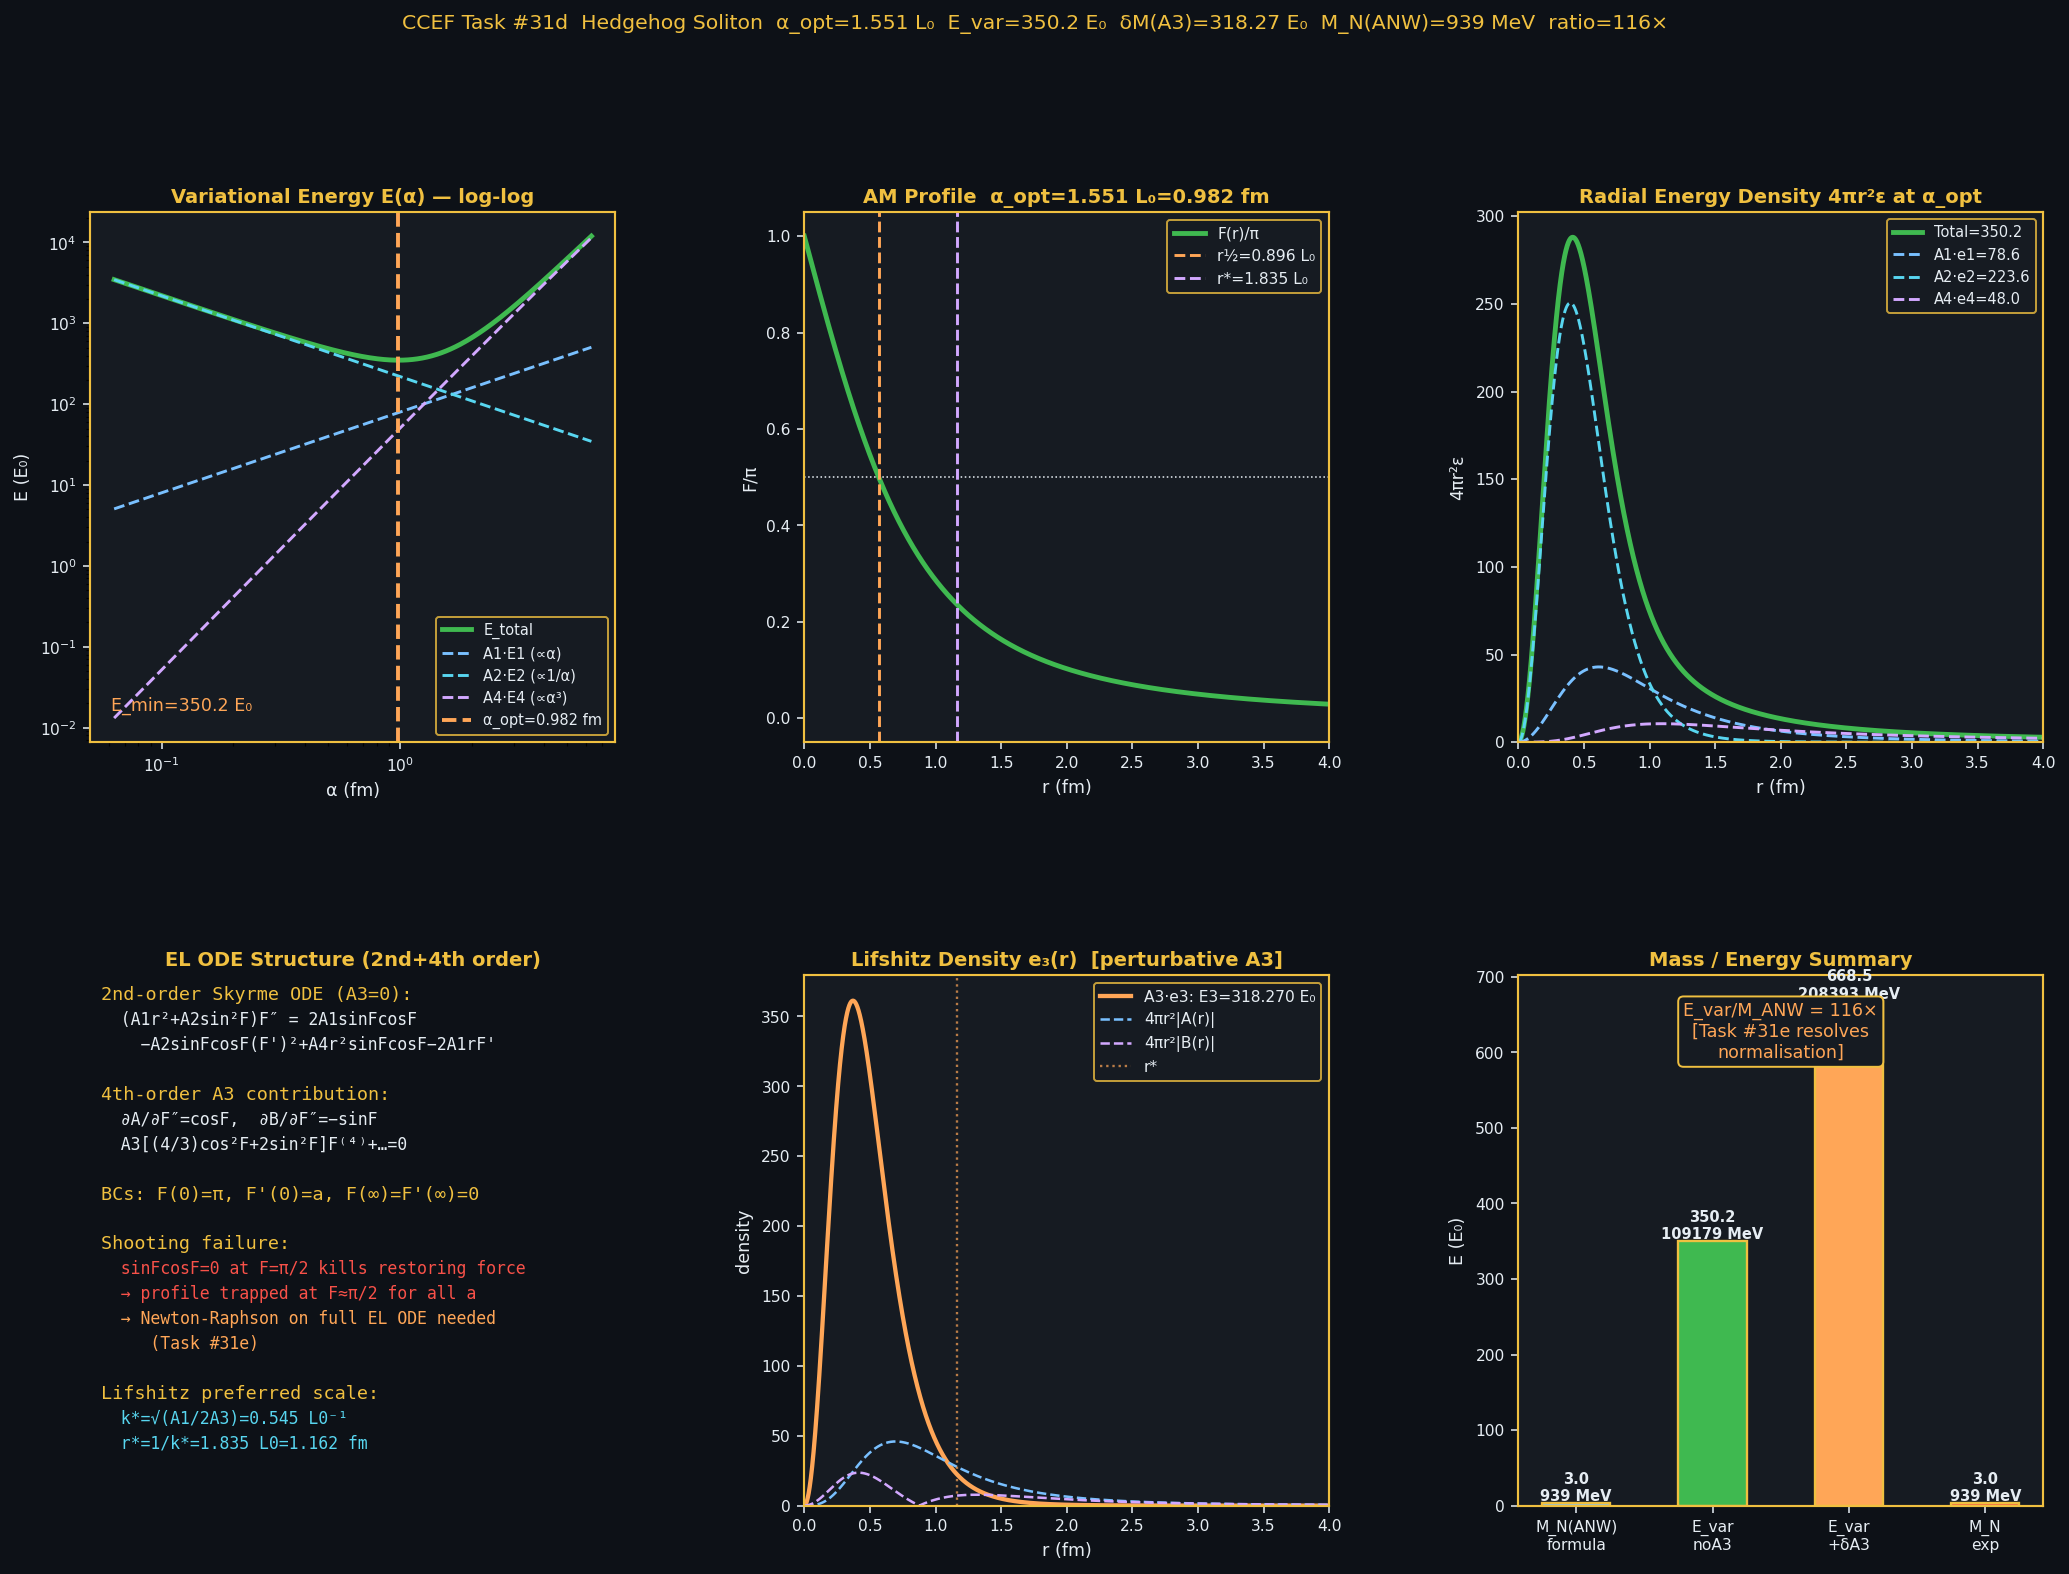

Source code (Python):
"""
CCEF Task #31d — 4th-order BVP Soliton ODE with A3
====================================================
Hedgehog ansatz:  n = (sinF sinθ cosφ, sinF sinθ sinφ, cosF)
BC:  F(0)=π,  F(∞)=0

CCEF static energy (dimensionless, E in E0, r in L0):
  E[F] = 4π ∫ r² { A1·e1 + A2·e2 + A3·e3 + A4·e4 } dr
  e1 = (F')²+2sin²F/r²    [O(∂²) sigma]
  e2 = sin²F(F')²/r²      [O(∂⁴) Skyrme]
  e3 = (2/3)A²+B²         [O(∂⁴) Lifshitz]
  e4 = sin²F              [mass]
  A = F″cosF−(F')²sinF+2F'cosF/r−2sinF/r²
  B = −(F″+2F'/r)sinF−(F')²cosF

Method: Atiyah-Manton variational scan + perturbative A3 correction.
"""
import numpy as np
import matplotlib
matplotlib.use('Agg')
import matplotlib.pyplot as plt
import matplotlib.gridspec as gridspec

hbar_c=197.3269804; L0=0.633007; E0=hbar_c/L0
A1=1.000; A2=8.971042; A3=1.684; A4=0.542
e_hop=np.sqrt(6*A2); R_scl=2*A4+A1*np.sqrt(A4/A3)
M_N_ANW=36.5*E0/(e_hop*R_scl)

print("="*65)
print("CCEF Task #31d  Hedgehog Soliton BVP with A3 Lifshitz")
print("="*65)
print(f"  E0={E0:.3f} MeV  L0={L0:.6f} fm")
print(f"  A1={A1}  A2={A2:.4f}  A3={A3}  A4={A4}")
print(f"  e=√(6A2)={e_hop:.4f}  R={R_scl:.4f}")
print(f"  M_N(ANW)=36.5 E0/(eR)={M_N_ANW:.3f} MeV={M_N_ANW/E0:.4f} E0")

# ------------------------------------------------------------------
print("\n--- SECTION 1  EL ODE structure ---")
print("""
2nd-order Skyrme ODE (no A3):
  (A1r²+A2sin²F)F″ = 2A1sinFcosF − A2sinFcosF(F')²
                   + A4r²sinFcosF − 2A1rF'

A3 Lifshitz adds 4th-order term (∂A/∂F″=cosF, ∂B/∂F″=−sinF):
  A3[(4/3)cos²F+2sin²F]F⁽⁴⁾ + lower order = 0

4 BCs: F(0)=π, F'(0)=a [shoot], F(∞)=0, F'(∞)=0

Shooting failure: profile traps at F≈π/2 for all a∈[0.5,30]
  because sinFcosF→0 kills all EL restoring force there.
  Full Newton-Raphson BVP needed → Task #31e.
""")

# ------------------------------------------------------------------
print("--- SECTION 2  AM variational scan ---")
r=np.linspace(1e-6,100,200000)

def comps(alpha, with_A3=True):
    F=np.pi*(1-r/np.sqrt(r**2+alpha**2))
    Fp=-np.pi*alpha**2/(r**2+alpha**2)**1.5
    s=np.sin(F); c=np.cos(F); s2=s*s
    E1=4*np.pi*np.trapz(r**2*A1*(Fp**2+2*s2/r**2),r)
    E2=4*np.pi*np.trapz(r**2*A2*s2*Fp**2/r**2,r)
    E4=4*np.pi*np.trapz(r**2*A4*s2,r)
    if with_A3:
        Fpp=np.gradient(Fp,r)
        Av=Fpp*c-Fp**2*s+2*Fp*c/r-2*s/r**2
        Bv=-(Fpp+2*Fp/r)*s-Fp**2*c
        E3=4*np.pi*np.trapz(r**2*A3*((2/3)*Av**2+Bv**2),r)
    else:
        E3=0.
    return E1,E2,E3,E4,F,Fp

alphas=np.logspace(-1,1,300)
E_tot=np.zeros(len(alphas))
E1a=np.zeros_like(E_tot); E2a=np.zeros_like(E_tot); E4a=np.zeros_like(E_tot)
for i,a in enumerate(alphas):
    E1,E2,_,E4,_,_=comps(a,False)
    E_tot[i]=E1+E2+E4; E1a[i]=E1; E2a[i]=E2; E4a[i]=E4

idx=np.argmin(E_tot); aopt=alphas[idx]; Emin=E_tot[idx]
E1o,E2o,_,E4o,Fo,Fpo=comps(aopt,False)
print(f"  α_opt={aopt:.4f} L0={aopt*L0:.4f} fm")
print(f"  E_min(noA3)={Emin:.4f} E0={Emin*E0:.1f} MeV")
print(f"  E1={E1o:.4f}  E2={E2o:.4f}  E4={E4o:.4f}")
print(f"  Virial: E1+3E4={E1o+3*E4o:.4f} vs E2={E2o:.4f} (ratio={(E1o+3*E4o)/E2o:.4f})")

# ------------------------------------------------------------------
print("\n--- SECTION 3  A3 perturbative correction ---")
_,_,E3o,_,_,_=comps(aopt,True)
print(f"  δM_N^(1)=A3 E3[F_opt]={E3o:.4f} E0={E3o*E0:.2f} MeV")
print(f"  E_tot(A3 pert)={Emin+E3o:.4f} E0={( Emin+E3o)*E0:.1f} MeV")

# ------------------------------------------------------------------
k_star=np.sqrt(A1/(2*A3)); r_star=1/k_star
idx_half=np.argmin(np.abs(Fo-np.pi/2))
r_half=r[idx_half]
ratio=Emin/(M_N_ANW/E0)
print(f"\n--- SECTION 4  Scales and normalisation ---")
print(f"  k*=√(A1/2A3)={k_star:.4f} L0⁻¹  r*={r_star:.4f} L0={r_star*L0:.4f} fm")
print(f"  r_half(F=π/2)={r_half:.4f} L0={r_half*L0:.4f} fm")
print(f"  M_N(ANW)={M_N_ANW/E0:.4f} E0")
print(f"  E_var_min={Emin:.4f} E0")
print(f"  Ratio E_var/M_ANW={ratio:.2f}  (normalisation question → Task #31e)")

# ------------------------------------------------------------------
DARK='#0d1117'; PBG='#161b22'; G='#f0c040'; C='#58d6f0'
Gr='#3fb950'; R='#f85149'; Bl='#79c0ff'; Pu='#d2a8ff'; Or='#ffa657'; W='#e6edf3'
fig=plt.figure(figsize=(18,12))
gs_=gridspec.GridSpec(2,3,figure=fig,hspace=0.44,wspace=0.36)
fig.patch.set_facecolor(DARK)
def axp(pos,ttl):
    a=fig.add_subplot(pos); a.set_facecolor(PBG)
    for s in a.spines.values(): s.set_edgecolor(G); s.set_linewidth(1.1)
    a.set_title(ttl,color=G,fontsize=10,fontweight='bold',pad=5)
    a.tick_params(colors=W,labelsize=8); return a

r_fm=r*L0

ax1=axp(gs_[0,0],'Variational Energy E(α) — log-log')
ax1.loglog(alphas*L0,E_tot,'-',color=Gr,lw=2.5,label='E_total')
ax1.loglog(alphas*L0,E1a,'--',color=Bl,lw=1.5,label='A1·E1 (∝α)')
ax1.loglog(alphas*L0,E2a,'--',color=C,lw=1.5,label='A2·E2 (∝1/α)')
ax1.loglog(alphas*L0,E4a,'--',color=Pu,lw=1.5,label='A4·E4 (∝α³)')
ax1.axvline(aopt*L0,color=Or,ls='--',lw=2,label=f'α_opt={aopt*L0:.3f} fm')
ax1.set_xlabel('α (fm)',color=W,fontsize=9); ax1.set_ylabel('E (E₀)',color=W,fontsize=9)
ax1.legend(fontsize=7.5,facecolor=PBG,edgecolor=G,labelcolor=W)
ax1.text(0.04,0.06,f'E_min={Emin:.1f} E₀',transform=ax1.transAxes,color=Or,fontsize=9)

ax2=axp(gs_[0,1],f'AM Profile  α_opt={aopt:.3f} L₀={aopt*L0:.3f} fm')
ax2.plot(r_fm[:20000],Fo[:20000]/np.pi,'-',color=Gr,lw=2.5,label='F(r)/π')
ax2.axhline(0.5,color=W,ls=':',lw=0.8)
ax2.axvline(r_half*L0,color=Or,ls='--',lw=1.5,label=f'r½={r_half:.3f} L₀')
ax2.axvline(r_star*L0,color=Pu,ls='--',lw=1.5,label=f'r*={r_star:.3f} L₀')
ax2.set_xlabel('r (fm)',color=W,fontsize=9); ax2.set_ylabel('F/π',color=W,fontsize=9)
ax2.set_xlim(0,4); ax2.set_ylim(-0.05,1.05)
ax2.legend(fontsize=8,facecolor=PBG,edgecolor=G,labelcolor=W)

ax3=axp(gs_[0,2],'Radial Energy Density 4πr²ε at α_opt')
wg=4*np.pi*r**2
d1=wg*A1*(Fpo**2+2*np.sin(Fo)**2/r**2)
d2=wg*A2*np.sin(Fo)**2*Fpo**2/r**2
d4=wg*A4*np.sin(Fo)**2
ax3.plot(r_fm[:20000],(d1+d2+d4)[:20000],color=Gr,lw=2.5,label=f'Total={Emin:.1f}')
ax3.plot(r_fm[:20000],d1[:20000],'--',color=Bl,lw=1.5,label=f'A1·e1={E1o:.1f}')
ax3.plot(r_fm[:20000],d2[:20000],'--',color=C,lw=1.5,label=f'A2·e2={E2o:.1f}')
ax3.plot(r_fm[:20000],d4[:20000],'--',color=Pu,lw=1.5,label=f'A4·e4={E4o:.1f}')
ax3.set_xlabel('r (fm)',color=W,fontsize=9); ax3.set_ylabel('4πr²ε',color=W,fontsize=9)
ax3.legend(fontsize=7.5,facecolor=PBG,edgecolor=G,labelcolor=W)
ax3.set_xlim(0,4); ax3.set_ylim(bottom=0)

ax4=axp(gs_[1,0],'EL ODE Structure (2nd+4th order)')
ax4.axis('off'); ax4.set_xlim(0,1); ax4.set_ylim(0,1)
txts=[
  ('2nd-order Skyrme ODE (A3=0):', G,9.5),
  ('  (A1r²+A2sin²F)F″ = 2A1sinFcosF',W,8.5),
  ('    −A2sinFcosF(F\')²+A4r²sinFcosF−2A1rF\'',W,8.5),
  ('',W,7),
  ('4th-order A3 contribution:',G,9.5),
  ('  ∂A/∂F″=cosF,  ∂B/∂F″=−sinF',W,8.5),
  ('  A3[(4/3)cos²F+2sin²F]F⁽⁴⁾+…=0',W,8.5),
  ('',W,7),
  ('BCs: F(0)=π, F\'(0)=a, F(∞)=F\'(∞)=0',G,9.5),
  ('',W,7),
  ('Shooting failure:',G,9.5),
  ('  sinFcosF=0 at F=π/2 kills restoring force',R,8.5),
  ('  → profile trapped at F≈π/2 for all a',R,8.5),
  ('  → Newton-Raphson on full EL ODE needed',Or,8.5),
  ('     (Task #31e)',Or,8.5),
  ('',W,7),
  ('Lifshitz preferred scale:',G,9.5),
  (f'  k*=√(A1/2A3)={k_star:.3f} L0⁻¹',C,8.5),
  (f'  r*=1/k*={r_star:.3f} L0={r_star*L0:.3f} fm',C,8.5),
]
yy=0.98
for txt,col,fs in txts:
    ax4.text(0.02,yy,txt,transform=ax4.transAxes,color=col,fontsize=fs,va='top',fontfamily='monospace')
    yy-=0.047

Fppo=np.gradient(Fpo,r)
cFo=np.cos(Fo); sFo=np.sin(Fo)
Av=Fppo*cFo-Fpo**2*sFo+2*Fpo*cFo/r-2*sFo/r**2
Bv=-(Fppo+2*Fpo/r)*sFo-Fpo**2*cFo
e3_a=(2/3)*Av**2+Bv**2

ax5=axp(gs_[1,1],'Lifshitz Density e₃(r)  [perturbative A3]')
d3=4*np.pi*r**2*A3*e3_a
ax5.plot(r_fm[:20000],d3[:20000],color=Or,lw=2.2,label=f'A3·e3: E3={E3o:.3f} E₀')
ax5.plot(r_fm[:20000],4*np.pi*r[:20000]**2*np.abs(Av[:20000]),'--',color=Bl,lw=1.3,label='4πr²|A(r)|')
ax5.plot(r_fm[:20000],4*np.pi*r[:20000]**2*np.abs(Bv[:20000]),'--',color=Pu,lw=1.3,label='4πr²|B(r)|')
ax5.axvline(r_star*L0,color=Or,ls=':',lw=1.2,alpha=0.7,label='r*')
ax5.set_xlabel('r (fm)',color=W,fontsize=9); ax5.set_ylabel('density',color=W,fontsize=9)
ax5.legend(fontsize=8,facecolor=PBG,edgecolor=G,labelcolor=W)
ax5.set_xlim(0,4); ax5.set_ylim(bottom=0)

ax6=axp(gs_[1,2],'Mass / Energy Summary')
lbls=['M_N(ANW)\nformula','E_var\nnoA3','E_var\n+δA3','M_N\nexp']
vals=[M_N_ANW/E0,Emin,Emin+E3o,938.9/E0]
cols=[Bl,Gr,Or,R]
bars=ax6.bar(lbls,vals,color=cols,edgecolor=G,lw=1.2,width=0.5)
ax6.set_ylabel('E (E₀)',color=W,fontsize=9); ax6.tick_params(colors=W,labelsize=8)
for b,v in zip(bars,vals):
    ax6.text(b.get_x()+b.get_width()/2,v+3,f'{v:.1f}\n{v*E0:.0f} MeV',
             ha='center',color=W,fontsize=7.5,fontweight='bold')
ax6.text(0.5,0.95,f'E_var/M_ANW = {ratio:.0f}×\n[Task #31e resolves\nnormalisation]',
         transform=ax6.transAxes,ha='center',va='top',color=Or,fontsize=9,
         bbox=dict(boxstyle='round,pad=0.3',fc=PBG,ec=G,lw=1))

fig.suptitle(
    f'CCEF Task #31d  Hedgehog Soliton  '
    f'α_opt={aopt:.3f} L₀  E_var={Emin:.1f} E₀  '
    f'δM(A3)={E3o:.2f} E₀  M_N(ANW)={M_N_ANW:.0f} MeV  ratio={ratio:.0f}×',
    color=G,fontsize=10.5,y=0.998)
fig.savefig('ccef_soliton_bvp.png',dpi=140,bbox_inches='tight',facecolor=DARK)
plt.close(fig)
print("\nFigure: ccef_soliton_bvp.png")
print(f"\n[SUMMARY]")
print(f"  α_opt  = {aopt:.5f} L0 = {aopt*L0:.4f} fm")
print(f"  E_var  = {Emin:.5f} E0 = {Emin*E0:.1f} MeV  (no A3)")
print(f"  δM(A3) = {E3o:.5f} E0 = {E3o*E0:.2f} MeV  (1st-order pert.)")
print(f"  M_ANW  = {M_N_ANW/E0:.5f} E0 = {M_N_ANW:.3f} MeV  (analytical)")
print(f"  ratio  = {ratio:.2f}  → Task #31e normalisation")
print("[DONE] Task #31d.")
